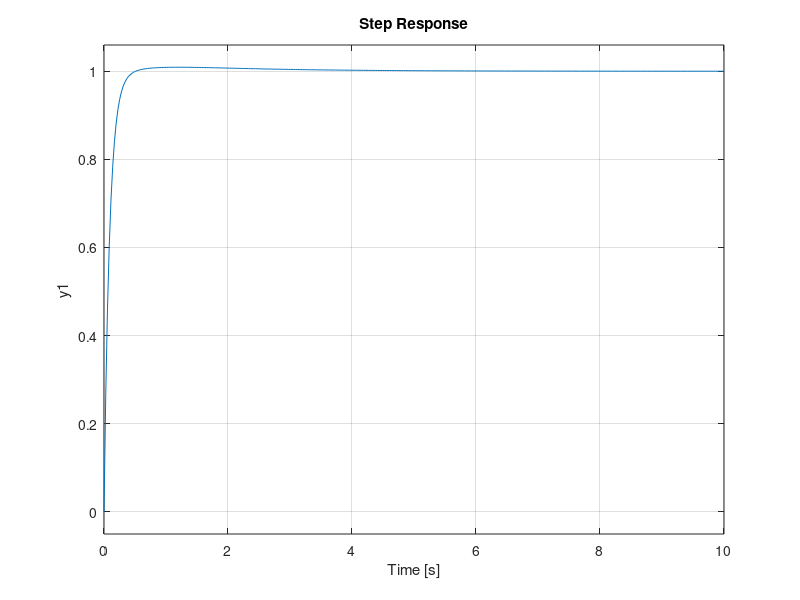

This chart was generated by the following MATLAB code:
%%%% PID %%%%
clear; clc;
num = [1];
denominator_ = [1 3 1];

% create transfer function
Gp = tf(num, denominator_);
H = [1];

M = feedback(Gp,H);
step(M);

%%
Kp = 32
Ki = 15
Kd = 11

Gc = pid(Kp,Ki,Kd);

Mc = feedback(Gc*Gp,H);
step(Mc);
%%%% ------------------------------------------------------------------------%%%%